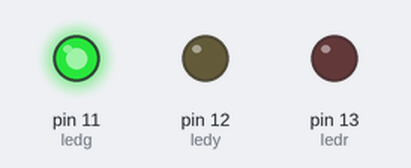
Bench run of a sketch on a simulated Arduino Uno, built with avr-gcc and run on an emulated ATmega328P. Shown: output pins drawn as LEDs (lit = HIGH).

Above: at 2.5 s.
At 5.5 s:
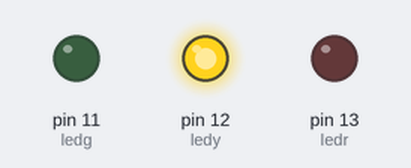
At 8.5 s:
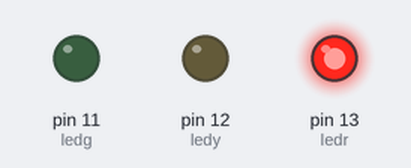
Timing chart, 0 to 14.3 s (numbered marks = the images above):
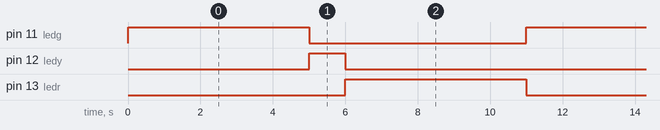

Measured:
- by itself, pin 11 (ledg), pin 13 (ledr): alternates HIGH for 5.0 s and LOW for 6.0 s
- by itself, pin 12 (ledy): alternates HIGH for 1.0 s and LOW for 10.0 s
- by itself, everything shown: repeats every 11.0 s, in 4 steps

The sketch:

Tarefa01.ino
```cpp
// Semaforo - Proteus 8 - Adriano Rodrigues
int ledg = 11, ledy = 12, ledr = 13;

void setup()
{
    pinMode(ledg,OUTPUT); pinMode(ledy,OUTPUT); pinMode(ledr,OUTPUT);
    // Inicia os tres LEDs apagados
    digitalWrite(ledr,LOW); digitalWrite(ledy,LOW); digitalWrite(ledr,LOW);
}

void loop()
{
    digitalWrite(ledg,HIGH); delay(5000); digitalWrite(ledg,LOW);
    digitalWrite(ledy,HIGH); delay(1000); digitalWrite(ledy,LOW);
    digitalWrite(ledr,HIGH); delay(5000); digitalWrite(ledr,LOW);
}
```
